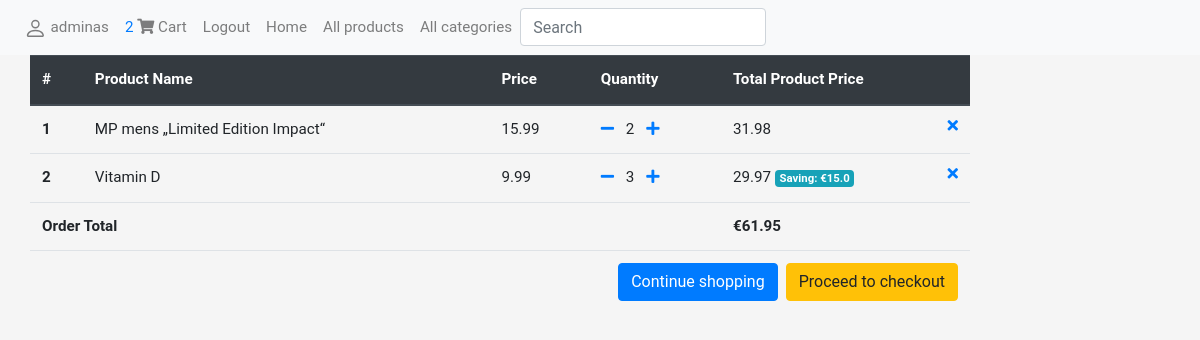
/eshop/order-summary/ (signed in), run on the app's committed database.
### eshop/models.py (models this page shows, shortened)
class OrderProduct(models.Model):
    ordered = models.BooleanField(default=False)
    product = models.ForeignKey('Product', on_delete=models.CASCADE)
    quantity = models.IntegerField(default=0)
    order = models.ForeignKey('Order', on_delete=models.CASCADE, null=True)
    def get_total_product_price(self):
        return self.quantity * self.product.price
    def get_total_discount_product_price(self):
        return self.quantity * self.product.discount_price
    def get_total_savings(self):
        return round(self.get_total_product_price() - self.get_total_discount_product_price(), 2)
    def get_final_price(self):
        if self.product.discount_price:
            return self.get_total_discount_product_price()
        else:
            return self.get_total_product_price()

class Product(models.Model):
    name = models.CharField('Name', max_length=200)
    category = models.ForeignKey('Category', on_delete=models.SET_NULL, null=True)
    sub_category = models.ForeignKey('SubCategory', on_delete=models.SET_NULL, null=True)
    description = models.TextField(
        'Description', max_length=1000, help_text='Short description of the product')
    price = models.FloatField('Price', help_text='Price of the product')
    discount_price = models.FloatField(blank=True, null=True)
    picture = models.ImageField('Picture', upload_to='pictures', null=True)
    slug = models.SlugField()

### eshop/views.py (the view)
# urls.py: path('order-summary/', views.OrderSummaryView.as_view(), name='order-summary'),
class OrderSummaryView(LoginRequiredMixin, generic.View):
    def get(self, *args, **kwargs):
        try:
            order = OrderProduct.objects.filter(order__user=self.request.user, ordered=False, order__ordered=False)
            total = 0
            billing_address = BillingAddress.objects.filter(user=self.request.user)
            for order_item in order:
                total += order_item.get_final_price()
            context = {
                'billing_address': billing_address,
                'object': order,
                'total': round(total, 2)  #allows only 2 decimal after dot
            }
            return render(self.request, 'order_summary.html', context)
        except ObjectDoesNotExist:
            messages.warning(self.request, "You do not have an active order")
            return redirect("/")

### eshop/templatetags/cart_template_tags.py (called while the page is built)
@register.filter
def cart_item_count(user):
    if user.is_authenticated:
        qs = OrderProduct.objects.filter(order__user=user, ordered=False, order__ordered=False)
        if qs:
            return qs.count()
    return 0

### eshop/templates/order_summary.html
{% extends "base.html" %}
{% block content %}
<div class="container-fluid justify-content-center">
<table class="table pr-0">
  <thead class="thead-dark">
    <tr>
      <th scope="col">#</th>
      <th scope="col">Product Name</th>
      <th scope="col">Price</th>
      <th scope="col">Quantity</th>
      <th scope="col">Total Product Price</th>
    </tr>
  </thead>
  <tbody>
    {% for order_item in object %}
    <tr>
      <th scope="row">{{ forloop.counter }}</th>
      <td>{{ order_item.product.name }}</td>
      <td>{% if order_item.product.discount_price %}
          {{ order_item.product.discount_price }}
          {% else %}
          {{ order_item.product.price }}
          {% endif %}
      </td>
      <td>
          <a href="{% url 'eshop:remove-from-cart' order_item.product.slug %}" ><i class="fas fa-minus mr-2"></i></a>
          {{ order_item.quantity }}
          <a href="{% url 'eshop:add-to-cart' order_item.product.slug %}"><i class="fas fa-plus ml-2"></i></a></td>
      <td>
          {% if order_item.product.discount_price %}
          {{ order_item.get_total_discount_product_price }}
          <span class="badge badge-info">Saving: €{{ order_item.get_total_savings }}</span>
          {% else %}
          {{ order_item.get_total_product_price }}
          {% endif %}
          <a href="{% url 'eshop:full-remove-from-cart' order_item.product.slug %}"><i class="fas fa-times float-right"></i></a>
      </td>
    </tr>
    {% endfor %}
    {% if total < 0.01 %}
    <tr>
        <td colspan="6">Your cart is empty</td>
    </tr>
    <tr>
        <td colspan="6">
            <a class="btn btn-primary float-right" href="/">Continue shopping</a>
        </td>
    </tr>
    {% else %}
    <tr>
        <td colspan="4"><strong>Order Total</strong></td>
        <td><strong>€{{ total }}</strong></td>
    </tr>
    <tr>
        <td colspan="6">
            {% if not billing_address %}
                <a class="btn btn-warning float-right ml-2" href="{% url 'eshop:checkout' %}">Proceed to checkout</a>
            {% else %}
                <a class="btn btn-warning float-right ml-2" href="{% url 'eshop:process-payment' %}">Proceed to checkout</a>
            {% endif %}
            <a class="btn btn-primary float-right" href="/">Continue shopping</a>
        </td>
    </tr>
    {% endif %}
  </tbody>
</table>
</div>
{% endblock %}

### eshop/templates/base.html (shortened to what this page needs)
<!DOCTYPE html>
<html lang="en">
<head>
  <link rel="stylesheet" href="https://use.fontawesome.com/releases/v5.8.1/css/all.css">
  <link rel="stylesheet" href="https://stackpath.bootstrapcdn.com/bootstrap/4.2.1/css/bootstrap.min.css">
  {% load static %}
  {% load cart_template_tags %}
  <link rel="stylesheet" href="{% static 'css/styles.css' %}">
</head>
<body>
<nav class="navbar navbar-expand-lg navbar-light bg-light">
    <div class="collapse navbar-collapse" id="navbarSupportedContent">
      {% block sidebar %}
        <ul class="navbar-nav mr-auto">
          {% if user.is_authenticated %}
            <li class="nav-item">
              <a class="nav-link" href="{% url 'eshop:profile' %}">
            {{ user.get_username }}
              </a>
            </li>
             <li class="nav-item">
                <a href="{% url 'eshop:order-summary' %}" class="nav-link waves-effect">
                  <span class="red z-depth-1 text-primary"> {{ request.user|cart_item_count }} </span>
                  <i class="fas fa-shopping-cart"></i>
                  <span class="clearfix d-none d-sm-inline-block"> Cart </span>
                </a>
             </li>
            <li class="nav-item"><a class="nav-link" href="{% url 'logout' %}">Logout</a></li>
          {% else %}
            <li class="nav-item"><a class="nav-link" href="{% url 'login' %}?next=/">Login</a></li>
            <li class="nav-item"><a class="nav-link" href="{% url 'eshop:register' %}?next={% url 'login' %}">Register</a></li>
          {% endif %}
          <li class="nav-item"><a class="text-decoration-none nav-link" href="{% url 'eshop:index' %}">Home</a></li>
          <li class="nav-item"><a class="text-decoration-none nav-link" href="{% url 'eshop:products' %}">All products</a></li>
          <li class="nav-item"><a class="text-decoration-none nav-link" href="{% url 'eshop:categories' %}">All categories</a></li>
          <li class="nav-item">
            <form action="{% url 'eshop:search' %}" method="get" class="form-inline my-2 my-lg-0">
            <input name="query" class="form-control" type="text" placeholder="Search">
            </form>
          </li>
        </ul>
     {% endblock %}
      </div>
    </nav>
      <div class="col-sm-10 p-0">
        <div class="container justify-content-center">
          {% block content %}{% endblock %}
        </div>
      </div>
</body>
</html>

### eshop/static/css/styles.css (style rules this page uses)
body { font-family: Roboto, -apple-system, BlinkMacSystemFont, "Segoe UI", Roboto, "Helvetica Neue", Arial, sans-serif, "Apple Color Emoji", "Segoe UI Emoji", "Segoe UI Symbol", "Noto Color Emoji"; font-size: 0.95rem; font-weight: 400; line-height: 1.5385; color: #333; background-color: #f5f5f5 }
a { text-decoration: none !important }

### data on the page
OrderProduct: product.name "MP mens „Limited Edition Impact“", product.price "15.99", quantity "2", get_total_product_price "31.98"
OrderProduct: product.name "Vitamin D", product.discount_price "9.99", quantity "3", get_total_discount_product_price "29.97", get_total_savings "15.0"

### other printed values
{{ user.get_username }} "adminas"
{{ request.user|cart_item_count }} "2"
{{ total }} "61.95"
